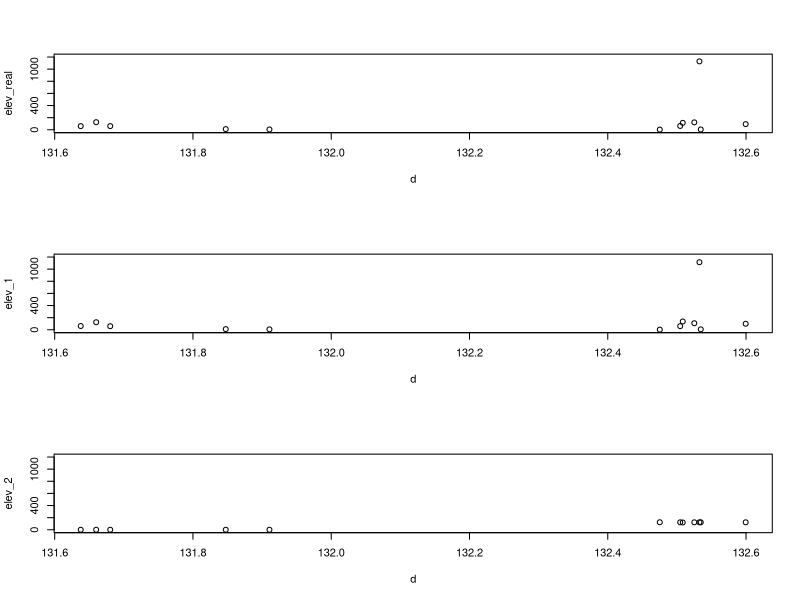
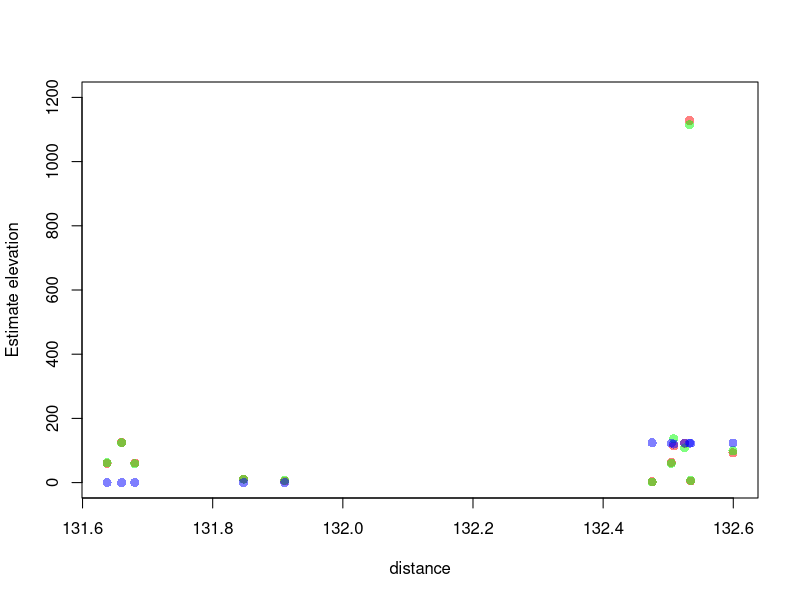

Source code (R) for these figures, in order:
#The data set I used is the same as
#Bornn, Luke, Gavin Shaddick, and James V. Zidek. "Modeling nonstationary processes through dimension expansion." Journal of the American Statistical Association 107.497 (2012): 281-289.
#Section 3.1(Solar radiation data set)
#Hay, John E. "An assessment of the mesoscale variability of solar radiation at the earth's surface." Solar Energy 32.3 (1984): 425-434.
#According to a personal email correspondence with Mr.Bornn, he directed me to p.115 of
#Sampson, P. D., & Guttorp, P. (1992). Nonparametric estimation of nonstationary spatial covariance structure. Journal of the American Statistical Association, 87(417), 108-119.
#and said they never used the full solar data set from Hay's paper.
#I reproduce this solar radiation data set from [Sampson&Guttorp]p.115
#dispersion matrix for solar stations
A<-NA;
solar_dispersion<-as.matrix(rbind(
                            c( A,34,36,50,41,50,63,38,42,47,49,49),
                            c(34, A, 5,14, 9,15,26,16,18,31,31,29),
                            c(36, 5, A,12, 6,12,25,14,17,31,31,29),
                            c(50,14,12, A, 7, 4,12,22,21,41,36,32),
                            c(41, 9, 6, 7, A, 6,17,14,15,33,30,27),
                            c(50,15,12, 4, 6, A,10,19,17,37,31,29),
                            c(63,26,25,12,17,10, A,26,24,40,34,31),
                            c(38,16,14,22,14,19,26, A, 6,14,14,14),
                            c(42,18,17,21,15,17,24, 6, A,15,11,10),
                            c(47,31,31,41,33,37,40,14,15, A, 6, 9),
                            c(49,31,31,36,30,31,34,14,11, 6, A, 3),
                            c(49,29,29,32,27,29,31,14,10, 9, 3, A)
                            )
                            )
colnames(solar_dispersion)<-c(1,2,3,12,11,4,5,6,10,7,8,9)
rownames(solar_dispersion)<-c(1,2,3,12,11,4,5,6,10,7,8,9)

v_star<-function(i,j){
  return(solar_dispersion[as.character(i),as.character(j)])
}
#L^2 norm function
#gamma function
gamma<-function(d,phi1,phi2,phi3){
  res<-0;
  res<-phi1*( 1-exp(-d/phi2) )+phi3
  return(res);
}

#objective function
OBJ<-function(phi1,phi2,phi3,Z,lambda1,X=c(0,0)){
  res<-0;
  #X is the known coordinates of locations in lower dimension from [Hay]1984.
  augmented_vec<-c(X,Z);
  augmented_dist<-as.matrix( dist(augmented_vec,p=2,diag=T) )
  for(j in 2:3){
    #2:3 because the augmented Z can only add one more dimension in this case.
    for(i in 1:(j-1) ){
      #message(i,j)
      temp_dist_ij<-augmented_dist[i,j]
      res<-res+( v_star(i,j)-
                 gamma(temp_dist_ij,phi1,phi2,phi3)
                )^2
    }
  }
  #Penalize by L1 norm of the expanded dimension.
  res<-res+lambda1*sum(abs(Z))
  return(res)
}


OBJ05<-function(vec,X){
  #This is a interface function for optim procedure.
  #We must write such an interface because optim procedure only optimize one vector parameter at one run.
  #vec[1]~vec[3] correspond to phi1~phi3
  #vec[4] correspond to Z
  return(OBJ(vec[1],vec[2],vec[3],vec[4],lambda1=.2,X))
  #lambda=0.2 is chosen from [Bornn et.al]2012
}
EXPAND<-function(location=c(0,0)){
  #Specify a location using observed data points in lower dimension.
  OPT<-optim(par=c(1,1,1,1),fn=OBJ05,X=location,method="Nelder-Mead")
  #According to [Bornn]2012, Nelder-Mead and BFGS works well for small amount of observations.
  #optimiser phi
  phi_hat<-OPT$par[1:3]
  #optimiser Z
  Z_hat<-OPT$par[4]
  #optimiser augmented [X,Z]
  expanded_coordinate<-c(location,Z_hat)
  return(expanded_coordinate)
}
#Now we consider the real dataset from [Hay]1984, Table 2(p.429)
locations2D<-as.data.frame(rbind(
              c(1,"UBC CLI. STN",49.16,123.15,93),
              c(2,"Langara",49.13,123.06,63),
              c(3,"Vancouver Airport",49.11,123.10,5),
              c(4,"B.C. Hydro",49.16,123.07,122),
              c(5,"Tsawwassen Ferry",49.00,123.08,3),
              c(6,"North Mount",49.19,123.04,114),
              c(7,"Grouse Mountain",49.23,123.05,1128),
              c(8,"Pitt Meadows Airport",49.13,122.42,5),
              c(9,"Mission - Habitat Apts",49.08,122.17,125),
              c(10,"Abbotsford (Library)",49.02,122.17,60),
              c(11,"Abbotsford Airport",49.01,122.22,61),
              c(12,"Langley",49.06,122.38,11) 
             )
             )
colnames(locations2D)<-c("num","station","lat","long","elev")


x_coord<-as.numeric(as.character(locations2D$lat))
y_coord<-as.numeric(as.character(locations2D$long))
elev_real<-as.numeric(as.character(locations2D$elev))
library(fields)
fit<- Tps(cbind(x_coord,y_coord), elev_real);
elev_1<-as.vector(predict(fit));

elev_2<-x_coord;
for(a in 1:length(x_coord)){
  elev_2[a]<-EXPAND(c(x_coord[a]/1000,y_coord[a]/1000))[3]*1000;
}


d<-sqrt(x_coord^2+y_coord^2)
par(mfrow=c(3,1))
plot(d,elev_real,ylim=c(0,1200))
plot(d,elev_1   ,ylim=c(0,1200))
plot(d,elev_2   ,ylim=c(0,1200))
plot.new()
par(mfrow=c(1,1))
par(new=T)
plot  (d,elev_real,ylim=c(0,1200),col=rgb(1,0,0,alpha=0.5),pch=16,cex=1.2,ylab="Estimate elevation",xlab="distance")
points(d,elev_1   ,ylim=c(0,1200),col=rgb(0,1,0,alpha=0.5),pch=16,cex=1.2)
points(d,elev_2   ,ylim=c(0,1200),col=rgb(0,0,1,alpha=0.5),pch=16,cex=1.2)
